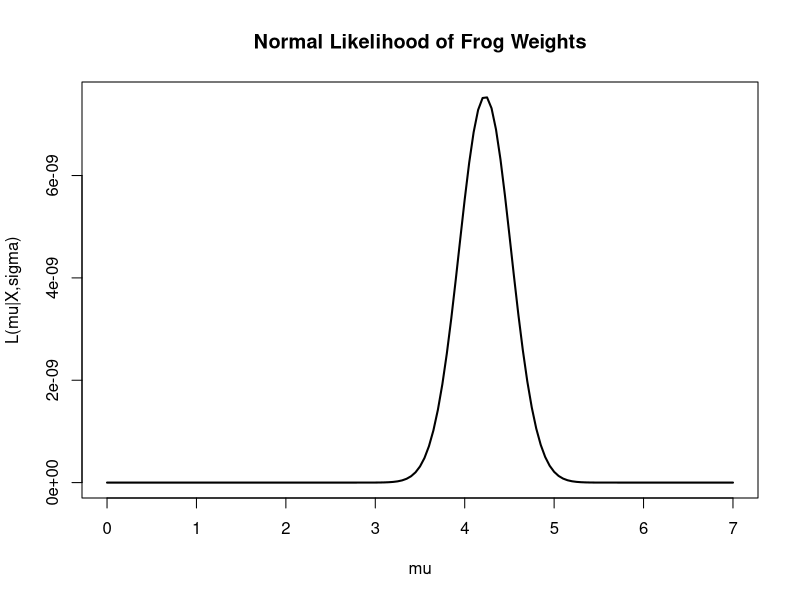
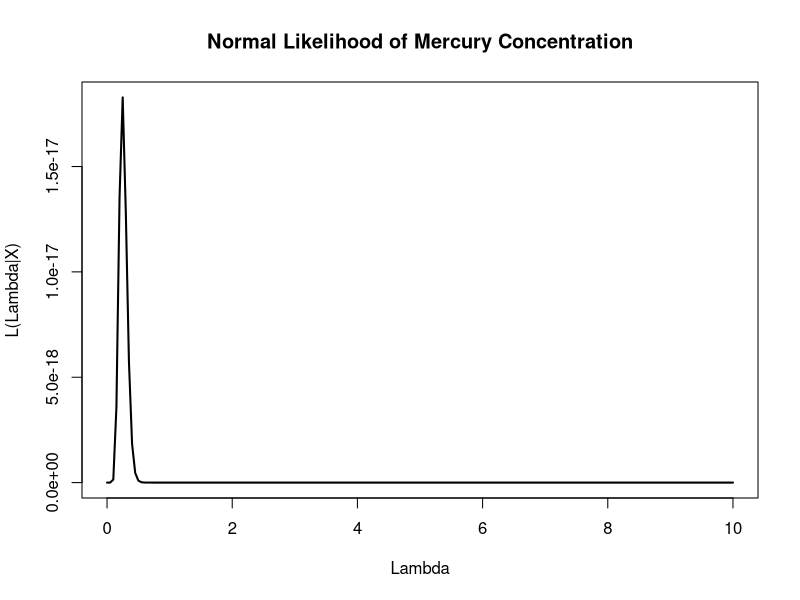
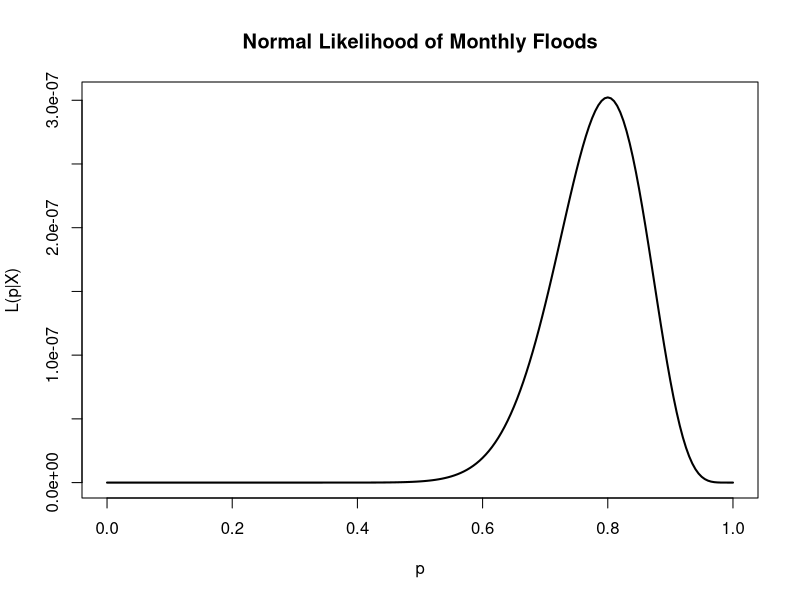

These figures' R source, in order:
## ---- chunk 1
knitr::opts_chunk$set(echo = TRUE)
## ---- chunk 2
#problem 1b
#same distribution
sigma <- 1
#likelihood function
L_Normal <- function(data,mu){
  n<- length(data)
  y<- ((1/sqrt(2*pi*sigma))^n)*exp(-.5*sum((data-mu)^2))
  return(y)
}

#problem 1c
#find the mean of the sample data
frogs <-c(4.87, 3.89, 6.16, 1.79, 5.84, 4.00, 3.25, 3.68, 4.36, 4.14, 5.14, 3.61)
xbar<-mean(frogs)
print(xbar)

#problem 1d
#plot likelihood function of this data set
#over the mu domain [0,7]

mu_domain <- seq(from=0, to=7, by=.05)
plot(mu_domain, sapply(mu_domain,L_Normal,data=frogs),
    xlab="mu",
    ylab="L(mu|X,sigma)",
    main="Normal Likelihood of Frog Weights",
    type="l",
    lwd=2)

#problem 1e
#we have proven that xbar is the MLE estimator for mu
#now we want the max of the graph using computer science
Normal_MLE <- function(mu){
  sapply(mu,L_Normal,data=frogs)
}

optimize(f=Normal_MLE,interval=c(0,7), maximum=TRUE)
#the value after $maximum is our MLE estimator,
# which is equal to xbar in this case
## ---- chunk 3
#Problem 2
#similar to problem 1, but with the exponential distribution

#2b
#code the likelihood function in here in the same way as
# problem 1b

lambda <- c()
#likelihood function
L_Exponential <- function(data,lambda){
  n<- length(data)
  y<- lambda^n*exp(-lambda*n*sum(data))
  return(y)
}



#2c
#again, we want to find the mean of the sample data
mercury <- c(0.20, 0.20, 0.14, 0.07, 0.03, 0.07, 0.12, 0.01, 0.54, 0.23, 0.06, 1.19, 0.50, 0.07, 0.24, 0.42)
xbar<- mean(mercury)
print(xbar)

#2d
#plot the likelihood function of exponential data set
# domain lambda [0,10]

lambda_domain <- seq(from=0, to=10, by=.05)
plot(lambda_domain, sapply(lambda_domain,L_Exponential,data=mercury),
    xlab="Lambda",
    ylab="L(Lambda|X)",
    main="Normal Likelihood of Mercury Concentration",
    type="l",
    lwd=2)


#2e
#use optimize to find the most likely lambda value 

Exponential_MLE <- function(lambda){
  sapply(lambda,L_Exponential,data=mercury)
}

optimize(f=Exponential_MLE,interval=c(0,10), maximum=TRUE)

## ---- chunk 4
#problem 3
#this is not divided into a-e but it will be easier for me
# to review if it is divided that way
#3b
#code the likelihood function into r

p <- c()
#likelihood function
L_Bernoulli <- function(data,p){
  n<- length(data)
  y<- (p^sum(data))*((1-p)^(n-sum(data)))
  return(y)
}

#3c
#find the mean of the data set
river<-c(1,1,1,1,1,1,1,1,1,0,1,1,1,0,1,1,0,0,1,1,0,1,1,1,1,1,1,1,0,1)
#safe=1
#flood=0
xbar<-mean(river)
print(xbar)

#3d
#plot the likelihood function

p_domain <- seq(from=0, to=1, by=.005)
plot(p_domain, sapply(p_domain,L_Bernoulli,data=river),
    xlab="p",
    ylab="L(p|X)",
    main="Normal Likelihood of Monthly Floods",
    type="l",
    lwd=2)

#3e
# use optimize to find the most likely parameter based on the
# data
Bernoulli_MLE <- function(p){
  sapply(p,L_Bernoulli,data=river)
}

optimize(f=Bernoulli_MLE,interval=c(0,1), maximum=TRUE)
